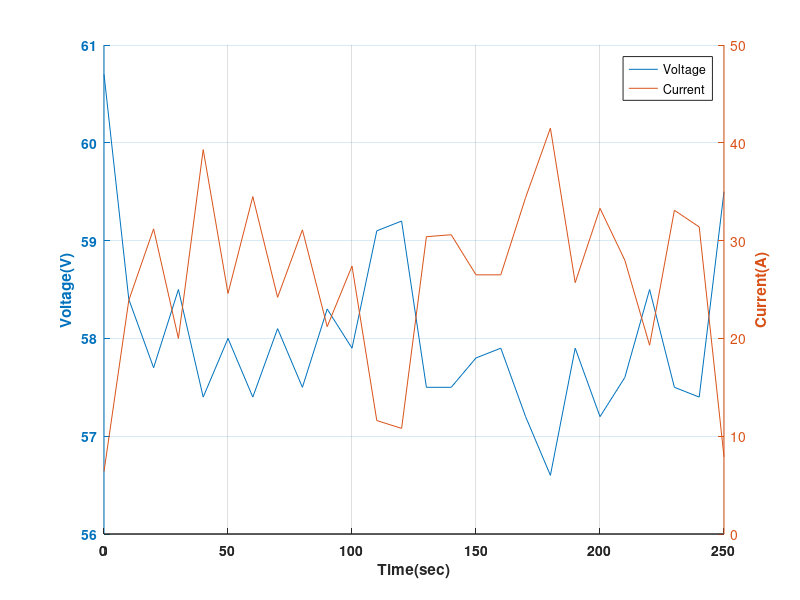

Source code (MATLAB):
clc;
clear all;
close all;
voltage = [60.7 58.4 57.7 58.5 57.4 58 57.4 58.1 57.5 58.3 57.9 59.1 59.2 57.5 57.5 57.8 57.9 57.2 56.6 57.9 57.2 57.6 58.5 57.5 57.4 59.5];
current = [6.4 23.9 31.2 20 39.3 24.6 34.5 24.2 31.1 21.2 27.4 11.6 10.8 30.4 30.6 26.5 26.5 34.4 41.5 25.7 33.3 28.0 19.3 33.1 31.4 7.9];
time = 0:10:250;
hold on
%figure(1)
%plot(time,voltage,time,current,'linewidth',2),xlabel('Time(sec)','FontWeight','bold'),ylabel('Voltage(V)','FontWeight','bold'),grid on,title('Voltage vs Time ','FontWeight','bold'),set(gca,'FontWeight','bold')
[ax,p1,p2] = plotyy(time,voltage,time,current,'plot'),grid on
legend('Voltage', 'Current')

xlabel(ax(1),'Time(sec)','FontWeight','bold'),set(gca,'FontWeight','bold') % label x-axis
ylabel(ax(1),'Voltage(V)','FontWeight','bold'),set(gca,'FontWeight','bold') % label left y-axis
ylabel(ax(2),'Current(A)','FontWeight','bold'),set(gca,'FontWeight','bold')